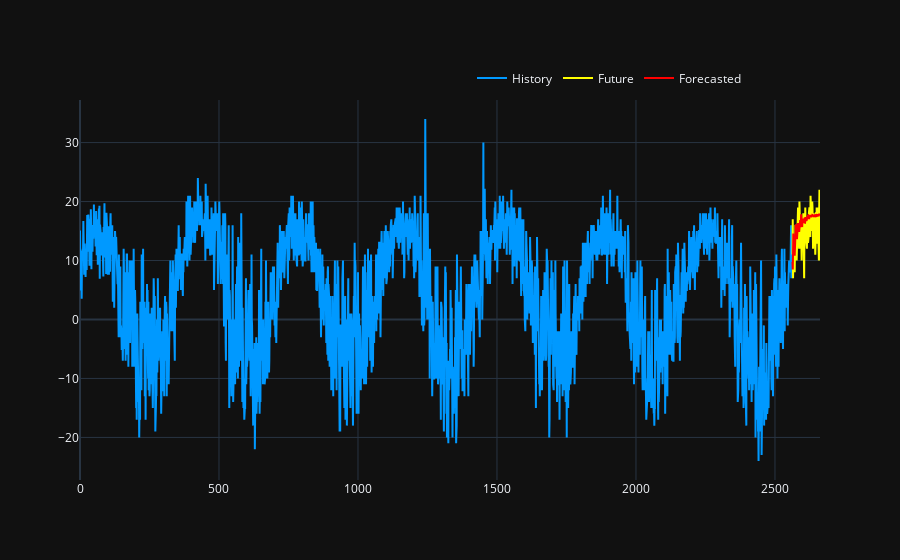

Write notebook code for a chart like this one.
### Markdown cell above
---
#### Experiment Test (CNN)

### Code cell
from models.cnn import SimpleCNN
from models.benchmark import NaivePredictor
from sklearn.preprocessing import MinMaxScaler, StandardScaler
INPUT_LEN = 50
exp = Experiment(
    {
        # Model
        'model': SimpleCNN(INPUT_LEN, 64),
        'input_len':INPUT_LEN,
        'feature_dim':1,
        'forecast_horizon':1,
        # Data
        'frequency':'daily',
        'scaler':StandardScaler(),
        'decompose': True, #detrend and de-sazonalize
        'freq':1,
        # Others
        'device':'cuda',
        'verbose':True,
    })

exp.set_dataset(linear_serie=train_set.Elec_kW.values, train=True)
exp.set_dataset(linear_serie=valid_set.Elec_kW.values, validation=True)

exp.train({
    'epochs':100,
    'lr':1e-3,#1e-5,
    'batch_size':512,
    'verbose':False,
})
fh = 100
last_train_values = train_set.Elec_kW.values[-INPUT_LEN:]
next_validation_values = valid_set.Elec_kW.values[:fh]
pred_y = exp.predict(last_train_values, fh)
exp.print_metrics(next_validation_values, pred_y)
#
#
plot_predictions(train_set.Elec_kW.values, next_validation_values, pred_y)

### Figure 1 — Plotly figure (JSON) as saved in the notebook; plotly's stock layout.template omitted (floating-point values rounded to 4 significant figures; data arrays with more than 128 entries replaced by an {"elided": "..."} marker saying what was removed)
{"data": [{"hovertemplate": "$%{y:.2f}", "line": {"color": "#0099ff"}, "mode": "lines", "name": "History", "type": "scatter", "x": {"elided": "2563 int values"}, "y": {"elided": "2563 float values"}}, {"hovertemplate": "$%{y:.2f}", "line": {"color": "yellow"}, "mode": "lines", "name": "Future", "type": "scatter", "x": [2563, 2564, 2565, 2566, 2567, 2568, 2569, 2570, 2571, 2572, 2573, 2574, 2575, 2576, 2577, 2578, 2579, 2580, 2581, 2582, 2583, 2584, 2585, 2586, 2587, 2588, 2589, 2590, 2591, 2592, 2593, 2594, 2595, 2596, 2597, 2598, 2599, 2600, 2601, 2602, 2603, 2604, 2605, 2606, 2607, 2608, 2609, 2610, 2611, 2612, 2613, 2614, 2615, 2616, 2617, 2618, 2619, 2620, 2621, 2622, 2623, 2624, 2625, 2626, 2627, 2628, 2629, 2630, 2631, 2632, 2633, 2634, 2635, 2636, 2637, 2638, 2639, 2640, 2641, 2642, 2643, 2644, 2645, 2646, 2647, 2648, 2649, 2650, 2651, 2652, 2653, 2654, 2655, 2656, 2657, 2658, 2659, 2660, 2661, 2662], "y": [11, 17, 7, 9, 12, 12, 10, 12, 8, 13, 14, 16, 15, 12, 12, 10, 13, 15, 11, 14, 19, 14, 13, 13, 12, 20, 14, 18, 17, 12, 17, 17, 13, 10, 14, 16, 14, 16, 15, 18, 12, 16, 7, 15, 14, 15, 19, 14, 14, 17, 13, 17, 12, 17, 16, 16, 13, 14, 14, 18, 16, 19, 16, 16, 14, 21, 17, 18, 16, 15, 17, 20, 19, 16, 12, 17, 18, 14, 18, 14, 16, 11, 11, 13, 18, 18, 14, 19, 15, 13, 13, 19, 14, 18, 14, 10, 18, 22, 10, 12]}, {"hovertemplate": "$%{y:.2f}", "line": {"color": "red"}, "mode": "lines", "name": "Forecasted", "type": "scatter", "x": [2563, 2564, 2565, 2566, 2567, 2568, 2569, 2570, 2571, 2572, 2573, 2574, 2575, 2576, 2577, 2578, 2579, 2580, 2581, 2582, 2583, 2584, 2585, 2586, 2587, 2588, 2589, 2590, 2591, 2592, 2593, 2594, 2595, 2596, 2597, 2598, 2599, 2600, 2601, 2602, 2603, 2604, 2605, 2606, 2607, 2608, 2609, 2610, 2611, 2612, 2613, 2614, 2615, 2616, 2617, 2618, 2619, 2620, 2621, 2622, 2623, 2624, 2625, 2626, 2627, 2628, 2629, 2630, 2631, 2632, 2633, 2634, 2635, 2636, 2637, 2638, 2639, 2640, 2641, 2642, 2643, 2644, 2645, 2646, 2647, 2648, 2649, 2650, 2651, 2652, 2653, 2654, 2655, 2656, 2657, 2658, 2659, 2660, 2661, 2662], "y": [9.76, 8.485, 11.21, 14.59, 12.98, 12.54, 13.24, 13.85, 10.81, 12.45, 13.46, 12.32, 16.14, 14.46, 15.77, 14.68, 13.64, 14.17, 14.31, 14.63, 16.34, 15.15, 15.15, 15.09, 14.86, 15.52, 15.34, 15.7, 16.85, 16.38, 15.66, 17.84, 16.68, 16.45, 15.85, 15.84, 16.81, 16.85, 16.32, 17.1, 16.42, 16.51, 16.46, 16.46, 17.3, 16.24, 16.93, 17.36, 17.28, 16.9, 16.75, 16.81, 17.17, 17.17, 17.55, 17.41, 17.61, 17.15, 17.32, 17.37, 17.02, 17.57, 17.56, 17.72, 17.55, 17.52, 17.61, 17.49, 17.37, 17.67, 17.64, 17.72, 17.7, 17.64, 17.47, 17.58, 17.53, 17.54, 17.54, 17.4, 17.77, 17.6, 17.61, 17.57, 17.53, 17.61, 17.67, 17.59, 17.87, 17.62, 17.7, 17.68, 17.62, 17.65, 17.5, 17.71, 17.81, 17.78, 17.7, 17.65]}], "layout": {"hovermode": "x unified", "legend": {"orientation": "h", "x": 0.9, "xanchor": "right", "y": 1.02, "yanchor": "bottom"}, "xaxis": {"rangeselector": {"font": {"color": "black"}}}, "yaxis": {"fixedrange": true}}}
